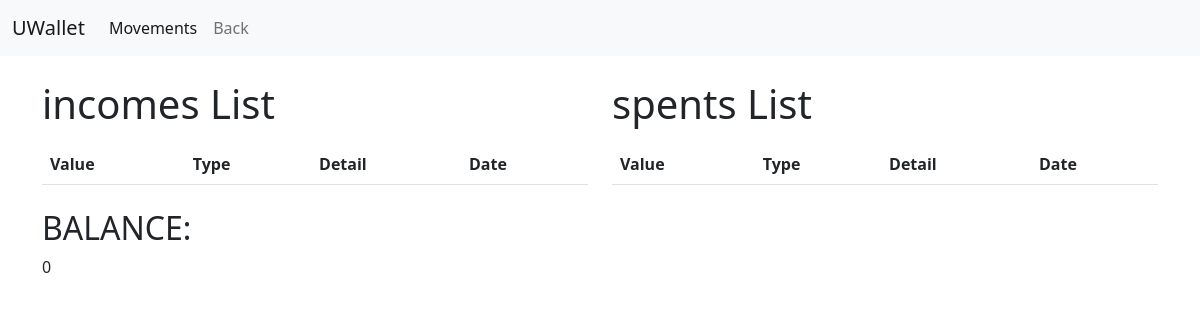
The app's page /movements/, older data.
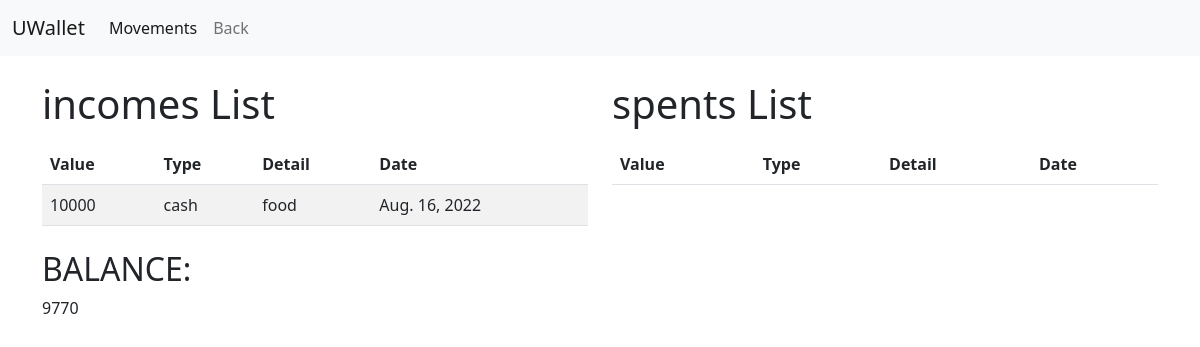
The same page, newer data.
### wallet/models.py (models this page shows, shortened)
class Income (models.Model):
    value_income = models.IntegerField(default=0)
    type_income = models.CharField(default= "", max_length=200)
    detail_income = models.CharField(max_length=200)
    date_income = models.DateField('Income date.')

### wallet/views.py (the view)
# urls.py: path('movements/', views.movements),
def movements(request):
    spents = Spent.objects.all()
    totalspent=0
    for i in spents:
        totalspent= totalspent+i.value_spent
    incomes = Income.objects.all()
    totalincome= 0
    for i in incomes:
        totalincome= totalincome+i.value_income
    balance = totalincome-totalspent
    return render(request, 'movements/movements.html', {"spent": spents, "incomes": incomes, "balance":balance })

### wallet/templates/movements/movements.html (shortened to what this page needs)
{% extends "./base.html" %} {% block title %} MOVEMENTS {% endblock %} {% block body %}
<div class="row">
    <div class="co-sm-12 col-md-4 col-lg-6 col-xl-6">
        <h1>incomes List</h1>
        <div class="table-responsive py-2">
            <table class="table table-striped">
                <thead>
                    <tr>
                        <th>Value</th>
                        <th>Type</th>
                        <th>Detail</th>
                        <th>Date</th>
                    </tr>
                </thead>
                <tbody>
                    {% for c in incomes %}
                    <tr>
                        <td>{{c.value_income}}</td>
                        <td>{{c.type_income}}</td>
                        <td>{{c.detail_income}}</td>
                        <td>{{c.date_income}}</td>
                    </tr>
                    {% endfor %}
                </tbody>
            </table>
        </div>
    </div>
    <div class="co-sm-12 col-md-4 col-lg-6 col-xl-6">
        <h1>spents List</h1>
        <div class="table-responsive py-2">
            <table class="table table-striped">
                <thead>
                    <tr>
                        <th>Value</th>
                        <th>Type</th>
                        <th>Detail</th>
                        <th>Date</th>
                    </tr>
                </thead>
            </table>
        </div>
    </div>
</div>
<h2>BALANCE: </h2>{{balance}} {% endblock %}

Row changes from the older to the newer data that the page shows:
added Income: value_income "10000", type_income "cash", detail_income "food", date_income "Aug. 16, 2022"
Text that changed along with them:
{{ balance }}: "0" → "9770"
